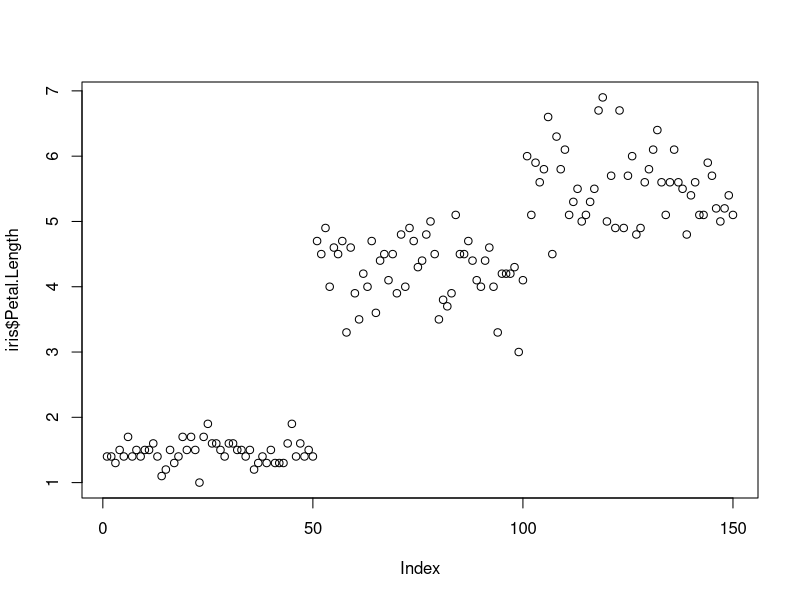
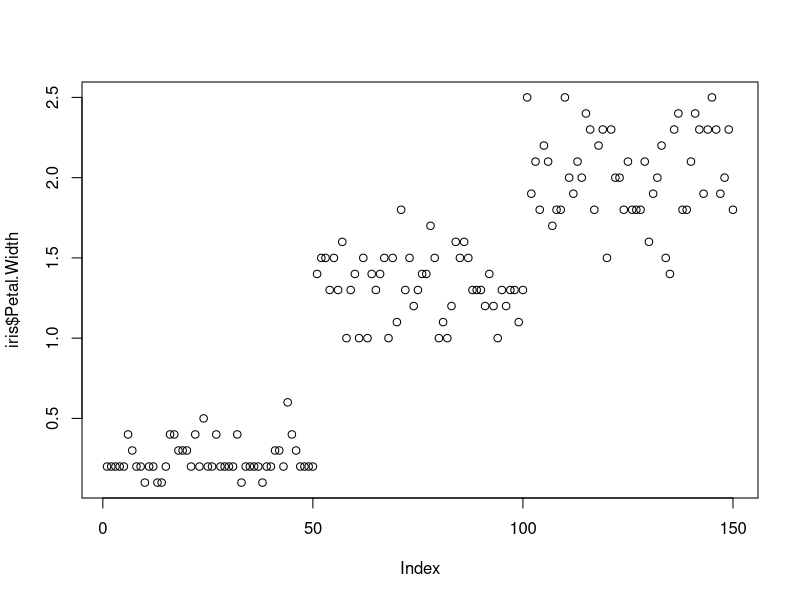
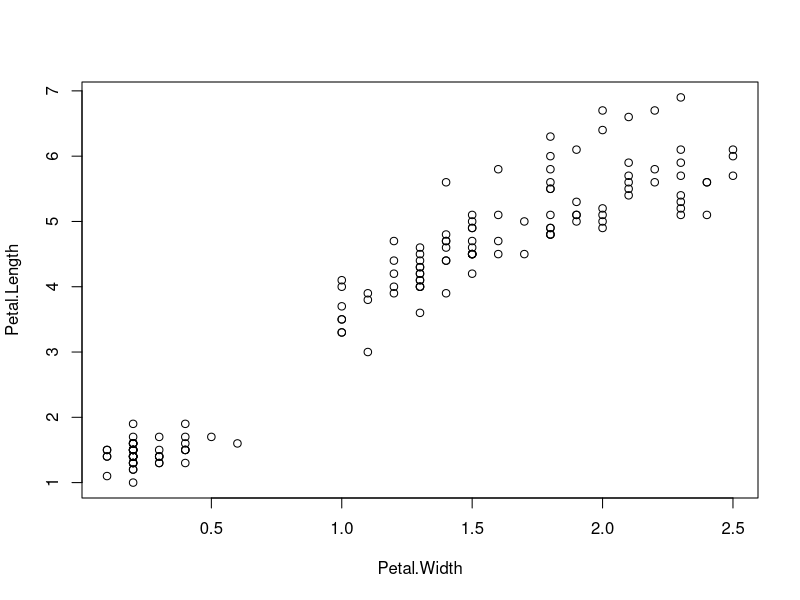
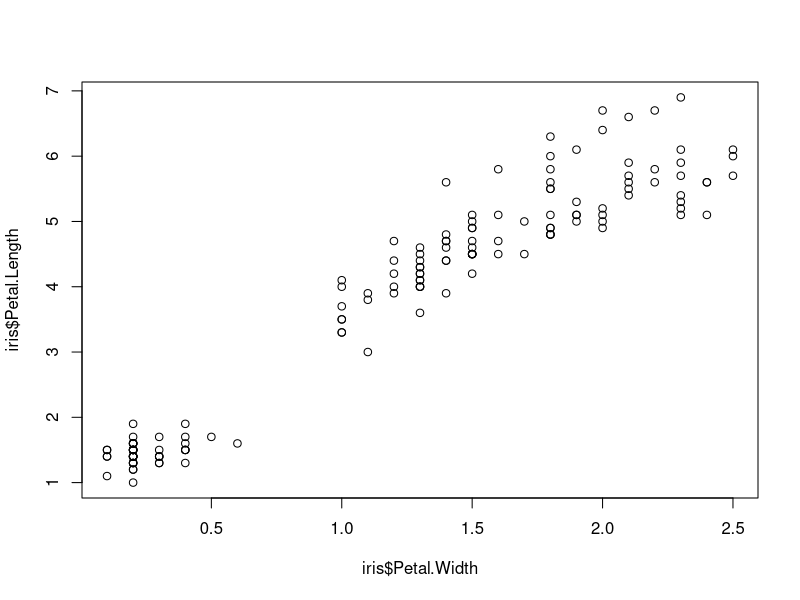
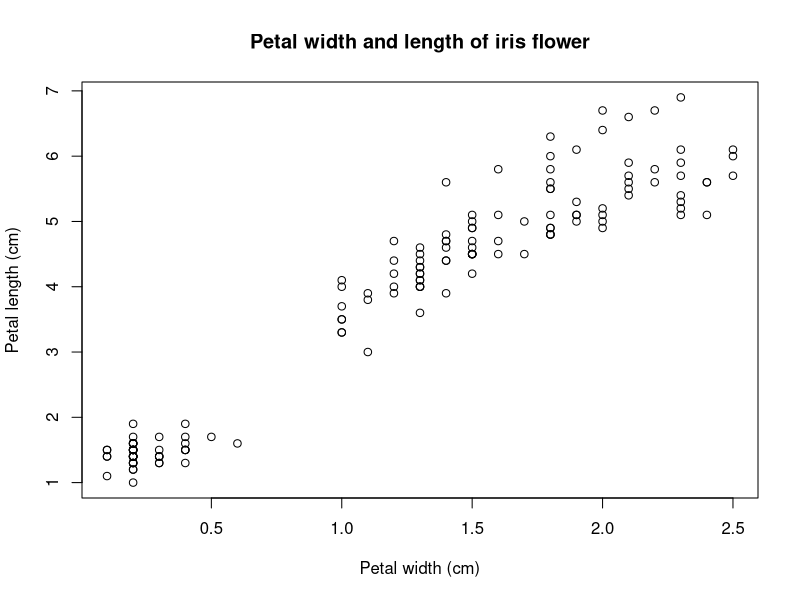
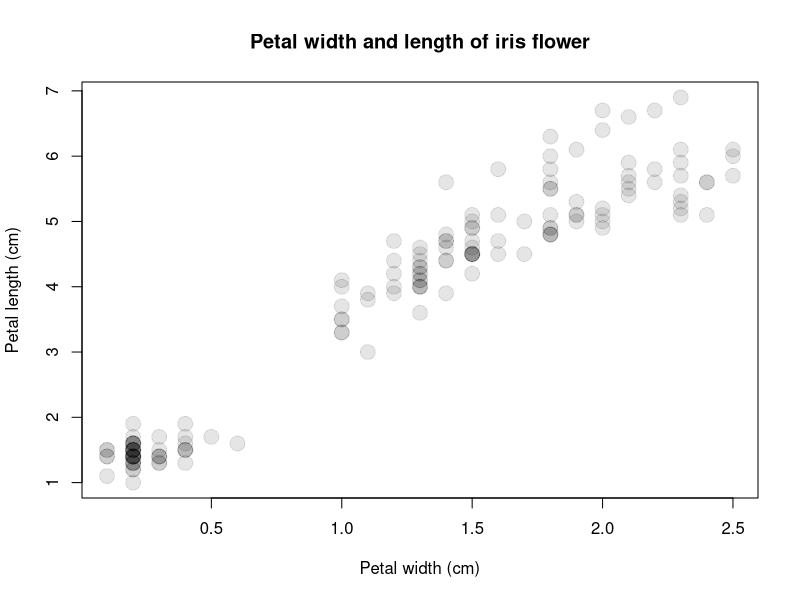
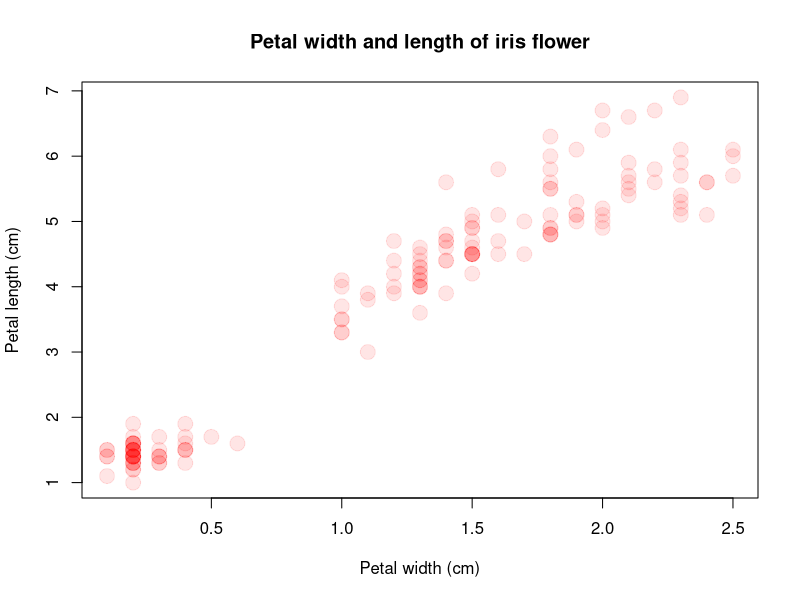

Here is the R script that generated these plots, in order: (Note: this script raises an error after producing the figures.)
# Topic 3: Plots

rm(list=ls())# clean all objects in memory

## Base plotting environment
### Point and line plots
data(iris)
plot(iris$Petal.Length) # index observation for Petal.Length
plot(iris$Petal.Width) # index observation for Petal.Width
plot(Petal.Length ~ Petal.Width, dat = iris) # pairwise
plot(iris$Petal.Length ~ iris$Petal.Width) # using the $ operator
plot(Petal.Length ~ Petal.Width, dat = iris,
     xlab = 'Petal width (cm)', # add label to x-axis 
     ylab = 'Petal length (cm)', # add label to y-axis 
     main = 'Petal width and length of iris flower') # add title

plot(Petal.Length ~ Petal.Width, dat = iris,
     xlab = 'Petal width (cm)', 
     ylab = 'Petal length (cm)', 
     main = 'Petal width and length of iris flower',
     pch = 19, cex=2, 
     col = rgb (0,0,0,0.10)) # set symbol types and color 

plot(Petal.Length ~ Petal.Width, dat = iris,
     xlab = 'Petal width (cm)', 
     ylab = 'Petal length (cm)', 
     main = 'Petal width and length of iris flower',
     pch = 19, cex=2, 
     col = rgb (1,0,0,0.10))  # set symbol types and color

col.iris<-ifelse(iris$Species=='setosa','purple',ifelse(iris$Species=='versicolor','blue','pink')) # symbols with condition
col.iris

library(scales) # function alpha()

plot(Petal.Length ~ Petal.Width, dat = iris,
     xlab = 'Petal width (cm)', 
     ylab = 'Petal length (cm)', 
     main = 'Petal width and length of iris flower',
     pch = 19, cex=ratio, 
     col = alpha(col.iris, 0.2)) # set symbol types and color 

legend(x="bottomleft", pch= 19, cex=1.5, legend= c("versicolor","setosa", "virginica"), col=alpha(levels(as.factor(col.iris)),0.2))
       

plot(Petal.Length ~ Petal.Width, dat = iris,
     xlab = 'Petal width (cm)', 
     ylab = 'Petal length (cm)', 
     main = 'Petal width and length of iris flower',
     pch = 19, cex=2, las=1, # las argument
     col = alpha(col.iris, 0.2)) # set up symbol types and their color 

ratio<-iris$Petal.Length/iris$Sepal.Width  # ratio between the length of petal and the width of Sepal
plot(Petal.Length ~ Petal.Width, dat = iris,
     xlab = 'Petal width (cm)', 
     ylab = 'Petal length (cm)', 
     main = 'Petal width and length of iris flower',
     cex.axis=1.0, cex.lab=1.5, cex.main=1.5,
     pch = 19, las=1, cex= ratio * 2, # incude this ratio in cex, multiply x2 to make it more visual
     col = alpha(col.iris, 0.2))
# looks like Sepal.Width is poorly informative in disriminating species

pairs(iris[1:4], pch=19, col = alpha(col.iris, 0.2))

iris<-iris[order(iris$Petal.Width),] # first order





blossom<-NULL
blossom$year <- 2010:2019                                               # 
blossom$count.alaska <- c(3, 1, 5, 2, 3, 8, 4, 7, 6, 9)
blossom$count.canada <- c(4, 6, 5, 7, 10, 8, 10, 11, 15, 17)
as.data.frame(blossom)
plot(count.alaska ~ year,dat = blossom, type='l',
     ylab = "No. of flower blossoming") 

plot(count.alaska ~ year,dat = blossom, type='b', pch=20,
     ylab = "No. of flower blossoming") 

plot(count.alaska ~ year,dat = blossom, type='b', pch=20,
     lty=2, lwd=4, col='red', ylab = "No. of flower blossoming") 

plot(count.alaska ~ year,dat = blossom, type='b', pch=20,
     lty=2, lwd=4, col='red', ylab = "No. of flower blossoming") 
lines(count.canada ~ year,dat = blossom, type='b', pch=20,
      lty=3, lwd=4, col='blue')

y.rng<-range(c(blossom$count.alaska, blossom$count.canada))

plot(count.alaska ~ year,dat = blossom, type='l', ylim = y.rng,
     lty=2, lwd=4, col='red', ylab = "No. of flower blossoming")

lines(count.canada ~ year,dat = blossom, lty=1, lwd=4, col='blue')

iris.ver<- subset(iris, Species == "versicolor")
iris.vir<- subset(iris, Species == "virginica")

y.rng <- range( c(iris.ver$Petal.Length, iris.vir$Petal.Length) , na.rm = TRUE) 
x.rng <- range( c(iris.ver$Petal.Width, iris.vir$Petal.width) , na.rm = TRUE) 


plot(Petal.Length ~ Petal.Width, dat = iris.ver,
     xlab = 'Petal width (cm)', 
     ylab = 'Petal length (cm)', 
     main = 'Petal width and length of iris flower',
     cex.axis=1.0, cex.lab=1.5, cex.main=1.5, type='n',
     xlim=x.rng,  ylim=y.rng) # Plot an empty plot


points(Petal.Length ~ Petal.Width, dat = iris.ver, pch = 20,cex=2, col = rgb(0,0,1,0.10)) # Add points for versicolor


points(Petal.Length ~ Petal.Width, dat = iris.vir, pch = 20,cex=2, col =  alpha('#EB9121', 0.2)) # Add points for versicolor


legend("topleft", c("versicolor", "virginica"), pch = 19, cex=1.2, col = c(rgb(0,0,1,0.10), alpha('#EB9121', 0.2))) # Add legend

### Boxplots
boxplot(iris$Sepal.Width, na.rm = TRUE)
boxplot(iris$Sepal.Width,iris$Sepal.Length, iris$Petal.Width,iris$Petal.Length, names = c("Sepal.Width", "Sepal.Length", "Petal.Length","Petal.Width"), main = "Iris flower traits")
boxplot(iris$Sepal.Width,iris$Sepal.Length, iris$Petal.Width,iris$Petal.Length, names = c("Sepal.Width", "Sepal.Length", "Petal.Length","Petal.Width"), main = "Iris flower traits",outline = FALSE, horizontal = TRUE )


boxplot(Sepal.Width ~ Species,iris)
iris$Species.ord <- reorder(iris$Species,iris$Sepal.Width, median)
levels(iris$Species.ord)
boxplot(Sepal.Width ~ Species.ord, iris)

### Histograms
hist(iris$Sepal.Width, xlab = "Width of Sepal", main = NA)
hist(iris$Sepal.Width, xlab = "Width of Sepal", main = NA, breaks=10)
n <- 10  # Define the number of bin
minx <- min(iris$Sepal.Width, na.rm = TRUE)
maxx <- max(iris$Sepal.Width, na.rm = TRUE)
bins <- seq(minx, maxx, length.out = n +1)
hist(iris$Sepal.Width, xlab = "Width of Sepal", main = NA, breaks = bins)

### Density plot
?density # kernel estimate
dens <- density(iris$Sepal.Width)
plot(dens, main = "Density distribution of the width of sepal")
dens <- density(iris$Sepal.Width, bw=0.05)
plot(dens, main = "Density distribution of the width of sepal")

### QQ plot
qqnorm(iris$Sepal.Width)
qqline(iris$Sepal.Width)

## Graphical options
par() # graphical options

par(bg="#FCE8C5", mar=c(4,4,4,4), pch = 19, las=1, cex=1.2, cex.main=1.2, cex.axis=1,cex.lab=1)

plot(Petal.Length ~ Petal.Width, dat = iris,
     xlab = 'Petal width (cm)', 
     ylab = 'Petal length (cm)', 
     main = 'Petal width and length of iris flower',
     col = alpha(col.iris, 0.2)) # set up symbol types and their color 

legend(x="bottomright", pch= 19, cex=0.8, legend= c("versicolor","setosa", "virginica"), col=levels(as.factor(alpha(col.iris, 0.2))))

dev.off()

## Exporting plot
tiff(filename = "Output/iris_plot.tif", width = 5, height = 6, units = "in", compression = "none", res = 300)

par(bg="#FCE8C5", mar=c(4,4,4,4), pch = 19, las=1, cex=1.2, cex.main=1.2, cex.axis=1,cex.lab=1)

plot(Petal.Length ~ Petal.Width, dat = iris,
     xlab = 'Petal width (cm)', 
     ylab = 'Petal length (cm)', 
     main = 'Petal width and length of iris flower',
     col = alpha(col.iris, 0.2)) # set up symbol types and their color 

legend(x="bottomright", pch= 19, cex=0.8, legend= c("versicolor","setosa", "virginica"), col=levels(as.factor(alpha(col.iris, 0.2))))

dev.off()

pdf(file= "Output/iris_plot.pdf", width = 5, height = 6)

par(bg="#FCE8C5", mar=c(4,4,4,4), pch = 19, las=1, cex=1.2, cex.main=1.2, cex.axis=1,cex.lab=1)

plot(Petal.Length ~ Petal.Width, dat = iris,
     xlab = 'Petal width (cm)', 
     ylab = 'Petal length (cm)', 
     main = 'Petal width and length of iris flower',
     col = alpha(col.iris, 0.2)) # set up symbol types and their color 

legend(x="bottomright", pch= 19, cex=0.8, legend= c("versicolor","setosa", "virginica"), col=levels(as.factor(alpha(col.iris, 0.2))))

dev.off()

## The `lattice` package
### Univariate distribution
library(lattice)
densityplot(~ Petal.Length| Species, iris, plot.points = "", layout=c(1,3))
histogram(~ Petal.Length| Species, iris, plot.points = "", nint = 20, layout=c(1,3))
qqmath(~ Petal.Length| Species, iris, plot.points = "", nint = 20, layout=c(3,1))
iris$variety<-rep(c(rep('pure',25), rep('hybrid',25)),3) # dummy variable
bwplot(Petal.Length ~  variety|Species, iris)

### Multivariate data
#### Scatter plots
xyplot(Sepal.Length + Sepal.Width ~ Petal.Length + Petal.Width | Species,
       data = iris, scales = "free", layout = c(2, 2), type=c("p","g"),
       auto.key = list(x = .6, y = .7, corner = c(0, 0)))

xyplot(Sepal.Length + Sepal.Width + Petal.Width ~ Petal.Length  | Species,
       data = iris, scales = "free", layout = c(2, 2), type=c("p","r"),
       auto.key = list(x = .6, y = .7, corner = c(0, 0)))

#### Basic line plots
xyplot(Sepal.Length + Sepal.Width + Petal.Width ~ Petal.Length  | Species, data = iris[order(iris$Petal.Length),], scales = "free", layout = c(2, 2), type=c("l"), auto.key = list(x = .6, y = .7, corner = c(0, 0)))

xyplot(Sepal.Length + Sepal.Width + Petal.Width ~ Petal.Length  | variety+Species, data = iris[order(iris$Petal.Length),], scales = "free", layout = c(3, 2), type=c("l"), auto.key = T)

trellis.par.get()



